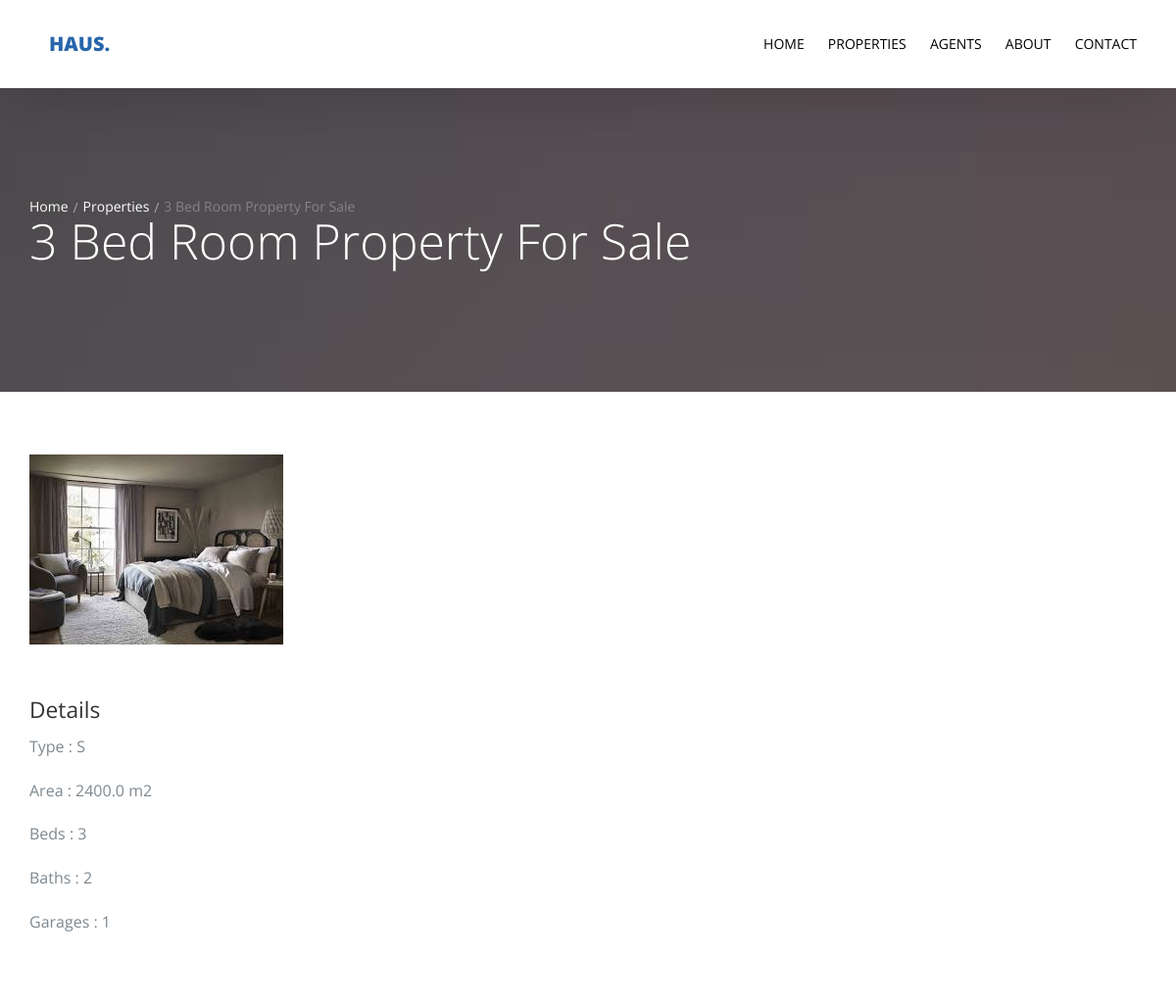
The page /property/1 (upper part) on the database as committed earlier.
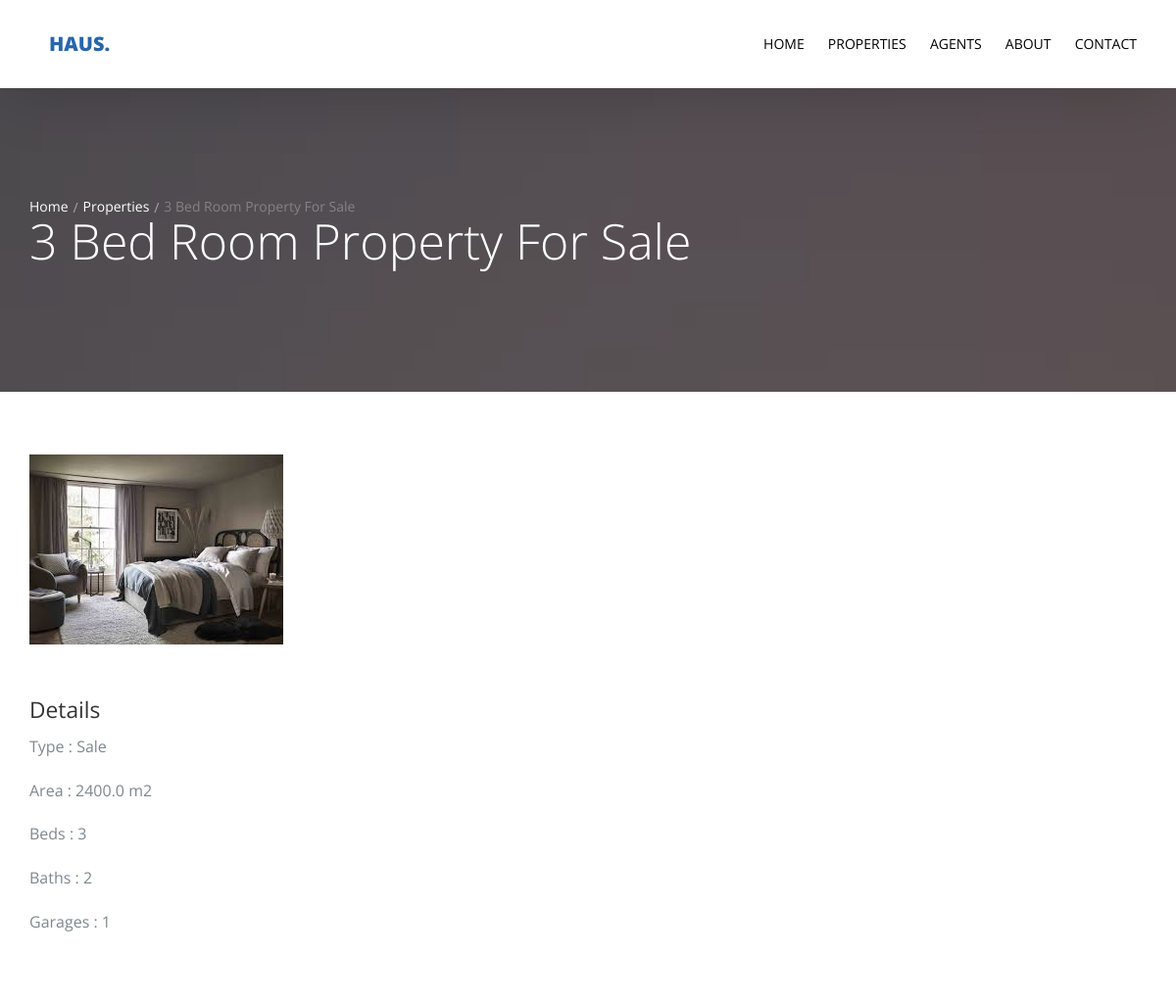
The same page on the database as committed later.
### property/models.py (models this page shows)
class Property(models.Model):
    name = models.CharField(max_length=50)
    type = models.CharField(max_length=5, choices=property_type)
    price = models.FloatField()
    category = models.ForeignKey('Category', null=True, on_delete=models.SET_NULL)
    area = models.FloatField()
    beds_number = models.PositiveIntegerField()
    baths_number = models.PositiveIntegerField()
    garages_number = models.PositiveIntegerField()
    image = models.ImageField(upload_to='property/', null=True)
    location = models.CharField(max_length=50, null=True)
    def __str__(self):
        return self.name
    class Meta:
        verbose_name = 'Property'
        verbose_name_plural = 'Properties'

### property/views.py (the view)
# urls.py: path('<int:id>', views.property_detail, name='property_detail'),
def property_detail(request, id):
    property_detail = Property.objects.get(id=id)
    template = 'property/detail.html'
    if request.method == "POST":
        reserve_form = ReserveForm(request.POST)
        if reserve_form.is_valid():
            reserve_form.save()
    else:
        reserve_form = ReserveForm()
    context = {
        'property_detail': property_detail,
        'reserve_form': reserve_form
    }
    return render(request, template, context)

### property/templates/property/detail.html (shortened to what this page needs)
{% extends 'base.html' %}
{% load bootstrap4 %}
{% block body %}
  <section class="probootstrap-slider flexslider2 page-inner">
    <div class="overlay"></div>
    <div class="probootstrap-wrap-banner">
      <div class="container">
        <div class="row">
          <div class="col-md-8">
            <div class="page-title probootstrap-animate">
              <div class="probootstrap-breadcrumbs">
                <a href="#">Home</a><a href="{% url 'property:property_list' %}">Properties</a><span>{{ property_detail }}</span>
              </div>
              <h1>{{property_detail}}</h1>
            </div>
          </div>
        </div>
      </div>
    </div>
    <ul class="slides">
      <li style="background-image: url(img/slider_1.jpg);"></li>
    </ul>
  </section>
  <section class="probootstrap-section">
    <div class="container">
      <div class="row">
        <div class="col-md-12">
          <p><img src="{{ property_detail.image.url }}" class="img-responsive" alt="{{property_detail}}"></p>
        </div>
      </div>
      <div class="row">
        <div class="col-md-12">
          <h2>Details</h2>
          <p>Type : {{property_detail.type}}</p>
          <p>Area : {{property_detail.area}} m2</p>
          <p>Beds : {{property_detail.beds_number}}</p>
          <p>Baths : {{property_detail.baths_number}}</p>
          <p>Garages : {{property_detail.garages_number}}</p>
        </div>
      </div>
    </div>
  </section>
{% endblock body %}

Rows that differ between the two databases and show on the page:
changed Property "3 Bed Room Property For Sale": type "S" → "Sale"
